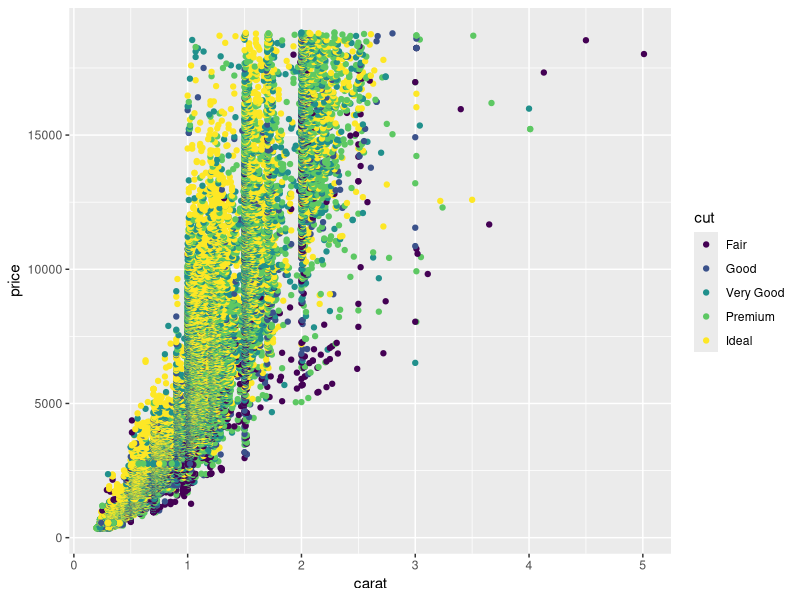

Write R code to recreate this figure.
## ---- chunk 1
library(ggplot2)
## ---- chunk 2
ggplot(diamonds, aes(x = carat, y = price, color = cut)) +
         geom_point()
